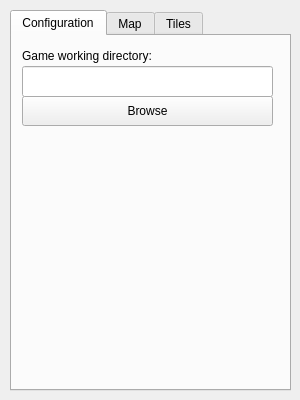
<ui version="4.0" >
 <class>Form</class>
 <widget class="QWidget" name="Form" >
  <property name="geometry" >
   <rect>
    <x>0</x>
    <y>0</y>
    <width>300</width>
    <height>400</height>
   </rect>
  </property>
  <property name="minimumSize" >
   <size>
    <width>300</width>
    <height>400</height>
   </size>
  </property>
  <property name="windowTitle" >
   <string>Annchienta Editor</string>
  </property>
  <widget class="QTabWidget" name="tabWidget" >
   <property name="geometry" >
    <rect>
     <x>10</x>
     <y>10</y>
     <width>281</width>
     <height>381</height>
    </rect>
   </property>
   <property name="sizePolicy" >
    <sizepolicy vsizetype="Maximum" hsizetype="Maximum" >
     <horstretch>0</horstretch>
     <verstretch>0</verstretch>
    </sizepolicy>
   </property>
   <property name="currentIndex" >
    <number>0</number>
   </property>
   <widget class="QWidget" name="configurationTab" >
    <attribute name="title" >
     <string>Configuration</string>
    </attribute>
    <widget class="QLabel" name="label" >
     <property name="geometry" >
      <rect>
       <x>10</x>
       <y>10</y>
       <width>160</width>
       <height>20</height>
      </rect>
     </property>
     <property name="text" >
      <string>Game working directory:</string>
     </property>
    </widget>
    <widget class="QLineEdit" name="selectGameDirectoryDisplay" >
     <property name="geometry" >
      <rect>
       <x>10</x>
       <y>30</y>
       <width>251</width>
       <height>31</height>
      </rect>
     </property>
    </widget>
    <widget class="QPushButton" name="selectGameDirectoryButton" >
     <property name="geometry" >
      <rect>
       <x>10</x>
       <y>60</y>
       <width>251</width>
       <height>30</height>
      </rect>
     </property>
     <property name="text" >
      <string>Browse</string>
     </property>
    </widget>
   </widget>
   <widget class="QWidget" name="mapTab" >
    <attribute name="title" >
     <string>Map</string>
    </attribute>
    <widget class="QPushButton" name="newMapButton" >
     <property name="geometry" >
      <rect>
       <x>10</x>
       <y>10</y>
       <width>70</width>
       <height>30</height>
      </rect>
     </property>
     <property name="text" >
      <string>New</string>
     </property>
    </widget>
    <widget class="QPushButton" name="openMapButton" >
     <property name="geometry" >
      <rect>
       <x>80</x>
       <y>10</y>
       <width>76</width>
       <height>30</height>
      </rect>
     </property>
     <property name="text" >
      <string>Open</string>
     </property>
    </widget>
    <widget class="QPushButton" name="saveMapAsButton" >
     <property name="geometry" >
      <rect>
       <x>190</x>
       <y>10</y>
       <width>74</width>
       <height>30</height>
      </rect>
     </property>
     <property name="text" >
      <string>Save As</string>
     </property>
    </widget>
    <widget class="QPushButton" name="saveMapButton" >
     <property name="geometry" >
      <rect>
       <x>190</x>
       <y>40</y>
       <width>74</width>
       <height>30</height>
      </rect>
     </property>
     <property name="text" >
      <string>Save</string>
     </property>
    </widget>
   </widget>
   <widget class="QWidget" name="tileTab" >
    <attribute name="title" >
     <string>Tiles</string>
    </attribute>
   </widget>
  </widget>
 </widget>
 <resources/>
 <connections/>
</ui>
